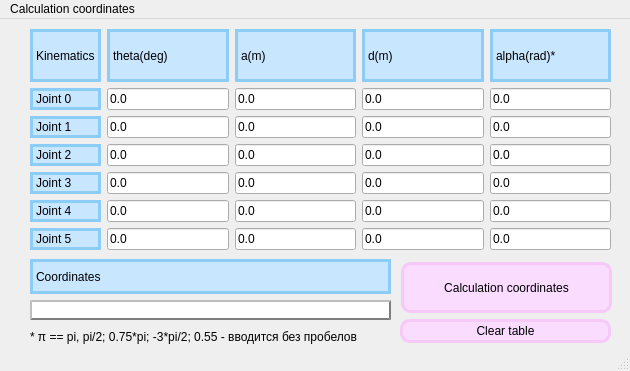
<?xml version="1.0" encoding="UTF-8"?>
<ui version="4.0">
 <class>MainWindow</class>
 <widget class="QMainWindow" name="MainWindow">
  <property name="geometry">
   <rect>
    <x>0</x>
    <y>0</y>
    <width>630</width>
    <height>371</height>
   </rect>
  </property>
  <property name="windowTitle">
   <string>MainWindow</string>
  </property>
  <widget class="QWidget" name="centralwidget">
   <widget class="QPushButton" name="pushButton">
    <property name="geometry">
     <rect>
      <x>401</x>
      <y>243</y>
      <width>211</width>
      <height>51</height>
     </rect>
    </property>
    <property name="styleSheet">
     <string notr="true">QPushButton {
    border-radius: 10px;
	background-color:rgb(249, 220, 255) ;
    color: rgb(0, 0, 0);
	font: 500 19px &quot;Calibri&quot;;
	border: 3px solid rgb(247, 201, 248);
}</string>
    </property>
    <property name="text">
     <string>Calculation coordinates</string>
    </property>
   </widget>
   <widget class="QLabel" name="label_3">
    <property name="geometry">
     <rect>
      <x>30</x>
      <y>310</y>
      <width>391</width>
      <height>16</height>
     </rect>
    </property>
    <property name="text">
     <string>* π == pi, pi/2; 0.75*pi; -3*pi/2; 0.55 - вводится без пробелов</string>
    </property>
   </widget>
   <widget class="QPushButton" name="pushButton_2">
    <property name="geometry">
     <rect>
      <x>400</x>
      <y>300</y>
      <width>211</width>
      <height>24</height>
     </rect>
    </property>
    <property name="styleSheet">
     <string notr="true">QPushButton {
    border-radius: 10px;
	background-color:rgb(249, 220, 255) ;
    color: rgb(0, 0, 0);
	font: 400 13px &quot;Calibri&quot;;
	border: 3px solid rgb(247, 201, 248);
}</string>
    </property>
    <property name="text">
     <string>Clear table</string>
    </property>
   </widget>
   <widget class="QWidget" name="">
    <property name="geometry">
     <rect>
      <x>30</x>
      <y>10</y>
      <width>581</width>
      <height>221</height>
     </rect>
    </property>
    <layout class="QGridLayout" name="gridLayout">
     <item row="0" column="0">
      <widget class="QLabel" name="Kinematics">
       <property name="styleSheet">
        <string notr="true">QLabel {
    /*border-radius: 5px;*/
	background-color:rgb(201, 230, 255) ;
    color: rgb(0, 0, 0);
	font: 700 15px &quot;Calibri&quot;;
	border: 3px solid rgb(140, 205, 248);
}</string>
       </property>
       <property name="text">
        <string>Kinematics</string>
       </property>
      </widget>
     </item>
     <item row="0" column="1">
      <widget class="QLabel" name="theta_deg">
       <property name="styleSheet">
        <string notr="true">QLabel {
    /*border-radius: 5px;*/
	background-color:rgb(201, 230, 255) ;
    color: rgb(0, 0, 0);
	font: 700 15px &quot;Calibri&quot;;
	border: 3px solid rgb(140, 205, 248);
}</string>
       </property>
       <property name="text">
        <string>theta(deg)</string>
       </property>
      </widget>
     </item>
     <item row="0" column="2">
      <widget class="QLabel" name="a_m">
       <property name="styleSheet">
        <string notr="true">QLabel {
    /*border-radius: 5px;*/
	background-color:rgb(201, 230, 255) ;
    color: rgb(0, 0, 0);
	font: 700 15px &quot;Calibri&quot;;
	border: 3px solid rgb(140, 205, 248);
}</string>
       </property>
       <property name="text">
        <string>a(m)</string>
       </property>
      </widget>
     </item>
     <item row="0" column="3">
      <widget class="QLabel" name="label">
       <property name="styleSheet">
        <string notr="true">QLabel {
    /*border-radius: 5px;*/
	background-color:rgb(201, 230, 255) ;
    color: rgb(0, 0, 0);
	font: 700 15px &quot;Calibri&quot;;
	border: 3px solid rgb(140, 205, 248);
}</string>
       </property>
       <property name="text">
        <string>d(m)</string>
       </property>
      </widget>
     </item>
     <item row="0" column="4">
      <widget class="QLabel" name="alpha_rad">
       <property name="styleSheet">
        <string notr="true">QLabel {
    /*border-radius: 5px;*/
	background-color:rgb(201, 230, 255) ;
    color: rgb(0, 0, 0);
	font: 700 15px &quot;Calibri&quot;;
	border: 3px solid rgb(140, 205, 248);
}</string>
       </property>
       <property name="text">
        <string>alpha(rad)*</string>
       </property>
      </widget>
     </item>
     <item row="1" column="0">
      <widget class="QLabel" name="Joint0">
       <property name="styleSheet">
        <string notr="true">QLabel {
    /*border-radius: 5px;*/
	background-color:rgb(201, 230, 255) ;
    color: rgb(0, 0, 0);
	font: 700 15px &quot;Calibri&quot;;
	border: 3px solid rgb(140, 205, 248);
}</string>
       </property>
       <property name="text">
        <string>Joint 0</string>
       </property>
      </widget>
     </item>
     <item row="1" column="1">
      <widget class="QLineEdit" name="theta0">
       <property name="text">
        <string>0.0</string>
       </property>
      </widget>
     </item>
     <item row="1" column="2">
      <widget class="QLineEdit" name="a0">
       <property name="text">
        <string>0.0</string>
       </property>
      </widget>
     </item>
     <item row="1" column="3">
      <widget class="QLineEdit" name="d0">
       <property name="text">
        <string>0.0</string>
       </property>
      </widget>
     </item>
     <item row="1" column="4">
      <widget class="QLineEdit" name="alpha0">
       <property name="text">
        <string>0.0</string>
       </property>
      </widget>
     </item>
     <item row="2" column="0">
      <widget class="QLabel" name="Joint0_2">
       <property name="styleSheet">
        <string notr="true">QLabel {
    /*border-radius: 5px;*/
	background-color:rgb(201, 230, 255) ;
    color: rgb(0, 0, 0);
	font: 700 15px &quot;Calibri&quot;;
	border: 3px solid rgb(140, 205, 248);
}</string>
       </property>
       <property name="text">
        <string>Joint 1</string>
       </property>
      </widget>
     </item>
     <item row="2" column="1">
      <widget class="QLineEdit" name="theta1">
       <property name="text">
        <string>0.0</string>
       </property>
      </widget>
     </item>
     <item row="2" column="2">
      <widget class="QLineEdit" name="a1">
       <property name="text">
        <string>0.0</string>
       </property>
      </widget>
     </item>
     <item row="2" column="3">
      <widget class="QLineEdit" name="d1">
       <property name="text">
        <string>0.0</string>
       </property>
      </widget>
     </item>
     <item row="2" column="4">
      <widget class="QLineEdit" name="alpha1">
       <property name="text">
        <string>0.0</string>
       </property>
      </widget>
     </item>
     <item row="3" column="0">
      <widget class="QLabel" name="Joint0_3">
       <property name="styleSheet">
        <string notr="true">QLabel {
    /*border-radius: 5px;*/
	background-color:rgb(201, 230, 255) ;
    color: rgb(0, 0, 0);
	font: 700 15px &quot;Calibri&quot;;
	border: 3px solid rgb(140, 205, 248);
}</string>
       </property>
       <property name="text">
        <string>Joint 2</string>
       </property>
      </widget>
     </item>
     <item row="3" column="1">
      <widget class="QLineEdit" name="theta2">
       <property name="text">
        <string>0.0</string>
       </property>
      </widget>
     </item>
     <item row="3" column="2">
      <widget class="QLineEdit" name="a2">
       <property name="text">
        <string>0.0</string>
       </property>
      </widget>
     </item>
     <item row="3" column="3">
      <widget class="QLineEdit" name="d2">
       <property name="text">
        <string>0.0</string>
       </property>
      </widget>
     </item>
     <item row="3" column="4">
      <widget class="QLineEdit" name="alpha2">
       <property name="text">
        <string>0.0</string>
       </property>
      </widget>
     </item>
     <item row="4" column="0">
      <widget class="QLabel" name="Joint0_4">
       <property name="styleSheet">
        <string notr="true">QLabel {
    /*border-radius: 5px;*/
	background-color:rgb(201, 230, 255) ;
    color: rgb(0, 0, 0);
	font: 700 15px &quot;Calibri&quot;;
	border: 3px solid rgb(140, 205, 248);
}</string>
       </property>
       <property name="text">
        <string>Joint 3</string>
       </property>
      </widget>
     </item>
     <item row="4" column="1">
      <widget class="QLineEdit" name="theta3">
       <property name="text">
        <string>0.0</string>
       </property>
      </widget>
     </item>
     <item row="4" column="2">
      <widget class="QLineEdit" name="a3">
       <property name="text">
        <string>0.0</string>
       </property>
      </widget>
     </item>
     <item row="4" column="3">
      <widget class="QLineEdit" name="d3">
       <property name="text">
        <string>0.0</string>
       </property>
      </widget>
     </item>
     <item row="4" column="4">
      <widget class="QLineEdit" name="alpha3">
       <property name="text">
        <string>0.0</string>
       </property>
      </widget>
     </item>
     <item row="5" column="0">
      <widget class="QLabel" name="Joint0_5">
       <property name="styleSheet">
        <string notr="true">QLabel {
    /*border-radius: 5px;*/
	background-color:rgb(201, 230, 255) ;
    color: rgb(0, 0, 0);
	font: 700 15px &quot;Calibri&quot;;
	border: 3px solid rgb(140, 205, 248);
}</string>
       </property>
       <property name="text">
        <string>Joint 4</string>
       </property>
      </widget>
     </item>
     <item row="5" column="1">
      <widget class="QLineEdit" name="theta4">
       <property name="text">
        <string>0.0</string>
       </property>
      </widget>
     </item>
     <item row="5" column="2">
      <widget class="QLineEdit" name="a4">
       <property name="text">
        <string>0.0</string>
       </property>
      </widget>
     </item>
     <item row="5" column="3">
      <widget class="QLineEdit" name="d4">
       <property name="text">
        <string>0.0</string>
       </property>
      </widget>
     </item>
     <item row="5" column="4">
      <widget class="QLineEdit" name="alpha4">
       <property name="text">
        <string>0.0</string>
       </property>
      </widget>
     </item>
     <item row="6" column="0">
      <widget class="QLabel" name="Joint0_6">
       <property name="styleSheet">
        <string notr="true">QLabel {
    /*border-radius: 5px;*/
	background-color:rgb(201, 230, 255) ;
    color: rgb(0, 0, 0);
	font: 700 15px &quot;Calibri&quot;;
	border: 3px solid rgb(140, 205, 248);
}</string>
       </property>
       <property name="text">
        <string>Joint 5</string>
       </property>
      </widget>
     </item>
     <item row="6" column="1">
      <widget class="QLineEdit" name="theta5">
       <property name="text">
        <string>0.0</string>
       </property>
      </widget>
     </item>
     <item row="6" column="2">
      <widget class="QLineEdit" name="a5">
       <property name="text">
        <string>0.0</string>
       </property>
      </widget>
     </item>
     <item row="6" column="3">
      <widget class="QLineEdit" name="d5">
       <property name="text">
        <string>0.0</string>
       </property>
      </widget>
     </item>
     <item row="6" column="4">
      <widget class="QLineEdit" name="alpha5">
       <property name="text">
        <string>0.0</string>
       </property>
      </widget>
     </item>
    </layout>
   </widget>
   <widget class="QWidget" name="">
    <property name="geometry">
     <rect>
      <x>30</x>
      <y>240</y>
      <width>361</width>
      <height>61</height>
     </rect>
    </property>
    <layout class="QGridLayout" name="gridLayout_2">
     <item row="2" column="0">
      <widget class="QLineEdit" name="lineEdit">
       <property name="styleSheet">
        <string notr="true">QLineEdit {
	background-color:rgb(255, 255, 255) ;
	border: 2px outset rgb(126, 126, 126);
}
</string>
       </property>
       <property name="text">
        <string/>
       </property>
      </widget>
     </item>
     <item row="1" column="0">
      <widget class="QLabel" name="label_2">
       <property name="styleSheet">
        <string notr="true">QLabel {
    /*border-radius: 5px;*/
	background-color:rgb(201, 230, 255) ;
    color: rgb(0, 0, 0);
	font: 700 15px &quot;Calibri&quot;;
	border: 3px solid rgb(140, 205, 248);
}</string>
       </property>
       <property name="text">
        <string>Coordinates</string>
       </property>
      </widget>
     </item>
    </layout>
   </widget>
  </widget>
  <widget class="QMenuBar" name="menubar">
   <property name="geometry">
    <rect>
     <x>0</x>
     <y>0</y>
     <width>630</width>
     <height>21</height>
    </rect>
   </property>
   <widget class="QMenu" name="menu">
    <property name="title">
     <string>Calculation coordinates</string>
    </property>
   </widget>
   <addaction name="menu"/>
  </widget>
  <widget class="QStatusBar" name="statusbar"/>
 </widget>
 <resources/>
 <connections/>
</ui>
